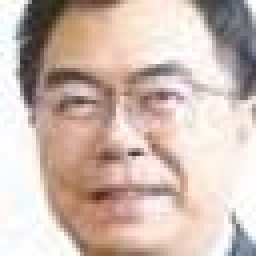
#> input picture test/Andy/_andy6_face_1.jpg, 64 x 64 px, given in place of 4913c03a44a0dfb816597.jpg, which was not available (shown 4 times larger)
$ jupyter execute --allow-errors Pillow_opencv.ipynb   (text cells are left out)
#> lines starting #> are read from the running program, lines starting #| are printed output that depends on the picture; pictures that were not available may be replaced by others from this repository, and a replacement may not be noted
[cell 1]
#圖片轉RGB方法一
from PIL import Image
import numpy as np
mask=np.array(Image.open("4913c03a44a0dfb816597.jpg"))
#> mask is the input picture: shape (64, 64, 3); mean R, G, B 206.2, 186.6, 177.5
print(mask)
#> (printed output is left out)

[cell 2]
#圖片轉RGB方法二
#opencv pip install opencv-python
from PIL import Image
import cv2 as cv
mask2=cv.imread("4913c03a44a0dfb816597.jpg")
#print(mask)

[cell 3]
#另外上傳CV2的haarcascade_frontalface_default.xml
face_cascade = cv.CascadeClassifier('haarcascade_frontalface_default.xml')
faces = face_cascade.detectMultiScale(mask2, 1.3, 5)
#> faces = [[4, 4, 53, 53]]

[cell 4]
#opencv get face position
x,y,w,h = faces[0]
#> x = 4; y = 4; w = 53; h = 53

[cell 5]
img = Image.open('4913c03a44a0dfb816597.jpg')

[cell 6]
crpim = img.crop((x,y, x + w, y + h)).resize((64,64))
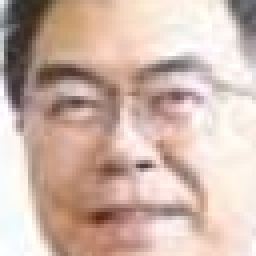
#> crpim: PIL image 64x64 RGB (shown 4 times larger); mean R, G, B 206.4, 182.1, 171.1
crpim

[cell 7]
#框臉
from matplotlib import pyplot as plt
plt.figure(figsize=(8,6))
cv.rectangle(mask2,(x,y),(x+w,y+h),(14,201,255),2)
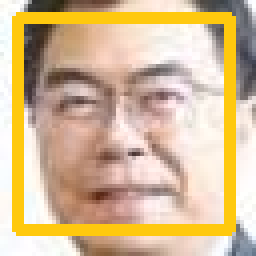
#> mask2: shape (64, 64, 3) (shown 4 times larger); mean B, G, R 149.9, 186.7, 212.9
plt.imshow(cv.cvtColor(mask2, cv.COLOR_BGR2RGB))

#> (a cell that did not finish here is left out)

#> (a cell that did not finish here is left out)

[cell 10]
crpim

[cell 11]
from PIL import Image
import numpy as np
import cv2 as cv

[cell 12]
#取得google drive 的資料
from google.colab import drive
drive.mount('/gdrive')

[cell 13]
import glob
flist = glob.glob("/gdrive/My Drive/Colab_Read_files/know/*")
flist

[cell 14]
import glob
unknow = glob.glob("/gdrive/My Drive/Colab_Read_files/unknow/*")
unknow

#> (a cell that did not finish here is left out)

[cell 16]
#抓臉
import os
def getIdolImg():
  for (i, f) in enumerate(flist):
    mask_1=cv.imread(f)
    face_cascade = cv.CascadeClassifier('haarcascade_frontalface_default.xml')
    faces = face_cascade.detectMultiScale(mask_1, 1.3, 5)
#> faces = [[4, 4, 53, 53]]
    x,y,w,h = faces[0]
#> x = 4; y = 4; w = 53; h = 53
    img = Image.open(f)
    crpim = img.crop((x,y, x + w, y + h)).resize((64,64))
    if i==0:
      if not os.path.exists('train/andy'):
        os.mkdir('train/andy')
      crpim.save('train/andy/andy.jpg')
    elif i==1:
      if not os.path.exists('train/jeff'):
        os.mkdir('train/jeff')
      crpim.save('train/jeff/jeff.jpg')
    elif i==2:
      if not os.path.exists('train/wu'):
        os.mkdir('train/wu')
      crpim.save('train/wu/wu.jpg')
    elif i==3:
      if not os.path.exists('train/andy'):
        os.mkdir('train/andy')
      crpim.save('train/andy/andy1.jpg')

$ run again, on img/_andy.jpg
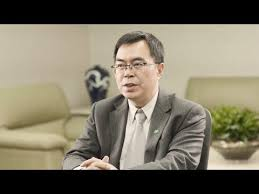
#> input picture img/_andy.jpg, 259 x 194 px, given in place of 4913c03a44a0dfb816597.jpg, which was not available
#> mask is the input picture: shape (194, 259, 3); mean R, G, B 123.7, 116.9, 99.2
#> (printed output is left out)
#> `faces = face_cascade.detectMultiScale(mask2, 1.3, 5)`: faces = [[106, 44, 53, 53]]
#> `x,y,w,h = faces[0]`: x = 106; y = 44; w = 53
#> `crpim = img.crop((x,y, x + w, y + h)).resize((64,64))`:
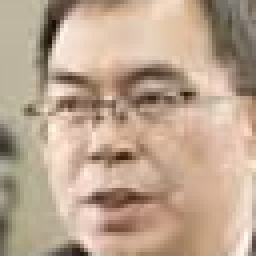
#> crpim: PIL image 64x64 RGB (shown 4 times larger); mean R, G, B 188.5, 164.8, 144
#> `cv.rectangle(mask2,(x,y),(x+w,y+h),(14,201,255),2)`:
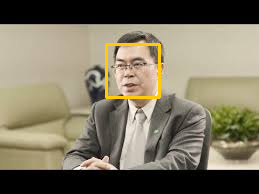
#> mask2: shape (194, 259, 3); mean B, G, R 97.8, 117.7, 125
#> in getIdolImg, `faces = face_cascade.detectMultiScale(mask_1, 1.3, 5)`: faces = [[106, 44, 53, 53]]
#> in getIdolImg, `x,y,w,h = faces[0]`: x = 106; y = 44; w = 53
